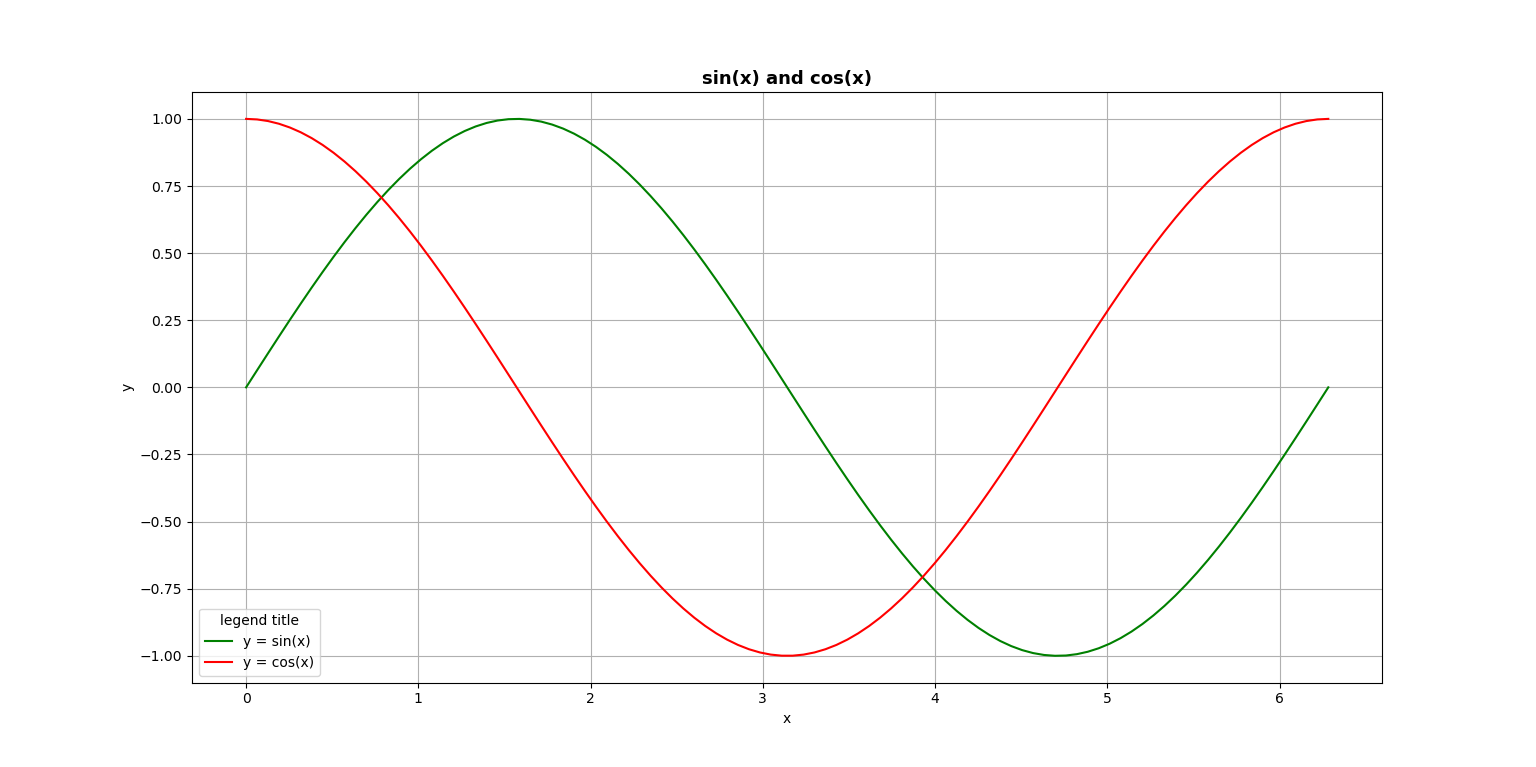

This figure's Python source:
import matplotlib.pyplot as plt
import numpy as np


x_start = 0
x_stop = 2*np.pi

x = np.linspace(x_start, x_stop, 100, endpoint=True, retstep=False)
y1 = np.sin(x)
y2 = np.cos(x)

plt.plot(x, y1, 'g', label='y = sin(x)')
plt.plot(x, y2, 'r', label='y = cos(x)')
plt.title('sin(x) and cos(x)', fontsize=13, fontweight='bold')
plt.xlabel('x')
plt.ylabel('y')
plt.legend(title='legend title', loc=0)
plt.grid()
plt.show()
